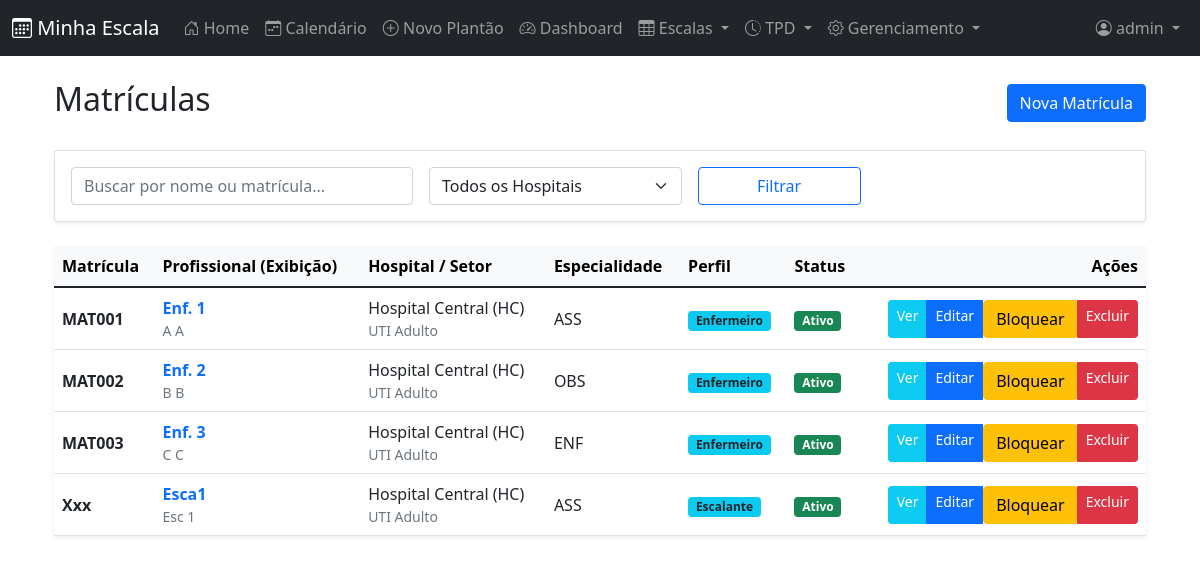
Page /matriculas/ (signed in) on the committed database.
### cal/models.py (models this page shows, shortened)
class Matricula(models.Model):
    user = models.OneToOneField(
        User,
        on_delete=models.CASCADE,
        related_name="matricula",
        null=True,
        blank=True
    )
    perfil = models.ForeignKey(PerfilUsuario, on_delete=models.SET_NULL, null=True, blank=True, related_name='matriculas_vinculadas')
    nome_completo = models.CharField(max_length=200)
    nome_exibicao = models.CharField(max_length=50, verbose_name="Nome de Exibição", default="")
    matricula = models.CharField(max_length=30, unique=True)
    coren = models.CharField(max_length=30, blank=True, null=True)
    hospital = models.ForeignKey(
        Hospital,
        on_delete=models.PROTECT,
        related_name="profissionais"
    )
    setor = models.ForeignKey(
        Setor,
        on_delete=models.PROTECT,
        related_name="profissionais",
        null=True,
        blank=True
    )
    especialidade = models.ForeignKey(
        Especialidade,
        on_delete=models.SET_NULL,
        related_name="profissionais",
        null=True,
        blank=True
    )
    carga_horaria_semanal = models.PositiveIntegerField(default=40)
    ativo = models.BooleanField(default=True)
    class Meta:
        ordering = ["nome_exibicao"]

class Especialidade(models.Model):
    nome = models.CharField(max_length=100, verbose_name="Especialidade")
    class Meta:
        verbose_name = "Especialidade"
        verbose_name_plural = "Especialidades"

class PerfilUsuario(models.Model):
    TIPO_USUARIO_CHOICES = [
        ('ADMIN', 'Administrador'),
        ('ESCALANTE', 'Escalante'),
        ('ENFERMEIRO', 'Enfermeiro'),
    ]
    user = models.OneToOneField(User, on_delete=models.CASCADE, related_name='cal_perfil')
    tipo = models.CharField(max_length=20, choices=TIPO_USUARIO_CHOICES, default='ENFERMEIRO')

### core/models.py (models this page shows, shortened)
class Hospital(models.Model):
    nome = models.CharField(max_length=150, unique=True)
    sigla = models.CharField(max_length=20, blank=True, null=True)

class Setor(models.Model):
    nome = models.CharField(max_length=100)
    hospital = models.ForeignKey(
        Hospital,
        on_delete=models.CASCADE,
        related_name="setores"
    )
    class Meta:
        unique_together = ("nome", "hospital")

### cal/views/matricula_views.py (the view)
# urls.py: path('matriculas/', matricula_views.matricula_list, name='matricula_list'),
@login_required
def matricula_list(request):
    exige_escalante_ou_admin(request.user)
    matriculas = _matriculas_visiveis(request.user).order_by('nome_exibicao')
    search = request.GET.get('search')
    hospital_id = request.GET.get('hospital')
    if search:
        matriculas = matriculas.filter(
            Q(matricula__icontains=search) |
            Q(nome_exibicao__icontains=search) |
            Q(nome_completo__icontains=search)
        )
    if hospital_id and is_admin(request.user):
        matriculas = matriculas.filter(hospital_id=hospital_id)
    hospitais = Hospital.objects.all() if is_admin(request.user) else Hospital.objects.none()
    paginator = Paginator(matriculas, 10)
    page_obj = paginator.get_page(request.GET.get('page'))
    return render(request, 'cal/matricula/list.html', {
        'page_obj': page_obj,
        'hospitais': hospitais,
        'search': search or '',
        'selected_hospital': hospital_id,
        'total_count': matriculas.count(),
    })

### cal/permissions.py (called while the page is built)
def get_perfil(user):
    return getattr(user, 'cal_perfil', None)

def is_admin(user):
    perfil = get_perfil(user)
    return user.is_staff or (perfil is not None and perfil.tipo == 'ADMIN')

def is_escalante_ou_admin(user):
    return is_admin(user) or is_escalante(user)

def exige_escalante_ou_admin(user):
    if not is_escalante_ou_admin(user):
        raise PermissionDenied

### cal/views/matricula_views.py (called while the page is built, shortened)
def _matriculas_visiveis(user):
    if is_admin(user):
        return Matricula.objects.all().select_related('user', 'perfil', 'hospital', 'setor')

### templates/cal/matricula/list.html (shortened to what this page needs)
{% extends 'base.html' %}
{% block content %}
<div class="container mt-4">
    <div class="d-flex justify-content-between align-items-center mb-4">
        <h2>Matrículas</h2>
        <a href="{% url 'cal:matricula_create' %}" class="btn btn-primary">Nova Matrícula</a>
    </div>
    <div class="card shadow-sm mb-4">
        <div class="card-body">
            <form method="get" class="row g-3">
                <div class="col-md-4">
                    <input type="text" name="search" class="form-control" placeholder="Buscar por nome ou matrícula..." value="{{ search }}">
                </div>
                <div class="col-md-3">
                    <select name="hospital" class="form-select">
                        <option value="">Todos os Hospitais</option>
                    </select>
                </div>
                <div class="col-md-2">
                    <button type="submit" class="btn btn-outline-primary w-100">Filtrar</button>
                </div>
            </form>
        </div>
    </div>
    <div class="card shadow-sm border-0">
        <div class="table-responsive">
            <table class="table table-hover align-middle mb-0">
                <thead class="table-light">
                    <tr>
                        <th>Matrícula</th>
                        <th>Profissional (Exibição)</th>
                        <th>Hospital / Setor</th>
                        <th>Especialidade</th>
                        <th>Perfil</th>
                        <th>Status</th>
                        <th class="text-end">Ações</th>
                    </tr>
                </thead>
                <tbody>
                    {% for m in page_obj %}
                    <tr>
                        <td><span class="fw-bold">{{ m.matricula }}</span></td>
                        <td>
                            <div class="fw-bold text-primary">{{ m.nome_exibicao }}</div>
                            <div class="small text-muted">{{ m.nome_completo }}</div>
                        </td>
                        <td>
                            <div>{{ m.hospital.nome }} ({{ m.hospital.sigla }})</div>
                            <div class="small text-muted">{{ m.setor.nome }}</div>
                        </td>
                        <td>
                            {% if m.especialidade %}
                                {{ m.especialidade.nome }}
                            {% else %}
                                <span class="text-muted small">Não informada</span>
                            {% endif %}
                        </td>
                        <td>
                            {% if m.perfil %}
                                <span class="badge bg-info text-dark">{{ m.perfil.get_tipo_display }}</span>
                            {% else %}
                                <span class="badge bg-secondary">Sem Perfil</span>
                            {% endif %}
                        </td>
                        <td>
                            {% if m.ativo %}
                                <span class="badge bg-success">Ativo</span>
                            {% else %}
                                <span class="badge bg-danger">Inativo</span>
                            {% endif %}
                        </td>
                        <td class="text-end">
                            <div class="btn-group btn-group-sm">
                                <a href="{% url 'cal:matricula_detail' m.pk %}" class="btn btn-info text-white" title="Ver Detalhes">Ver</a>
                                <a href="{% url 'cal:matricula_update' m.pk %}" class="btn btn-primary" title="Editar">Editar</a>
                                <form action="{% url 'cal:matricula_toggle_status' m.pk %}" method="post" style="display:inline;">
                                    <button type="submit" class="btn {% if m.ativo %}btn-warning{% else %}btn-success{% endif %}" title="{% if m.ativo %}Desativar{% else %}Ativar{% endif %}">
                                        {% if m.ativo %}Bloquear{% else %}Liberar{% endif %}
                                    </button>
                                </form>
                                <a href="{% url 'cal:matricula_delete' m.pk %}" class="btn btn-danger" title="Excluir">Excluir</a>
                            </div>
                        </td>
                    </tr>
                    {% empty %}
                    <tr>
                        <td colspan="7" class="text-center py-4 text-muted">Nenhuma matrícula encontrada.</td>
                    </tr>
                    {% endfor %}
                </tbody>
            </table>
        </div>
    </div>
</div>
{% endblock %}

### templates/navbar.html (shortened to what this page needs)
<nav class="navbar navbar-expand-md navbar-dark bg-dark">
    <div class="container-fluid">
        <a class="navbar-brand" href="{% url 'cal:home' %}"><i class="bi bi-calendar3"></i> Minha Escala</a>
        <div class="offcanvas offcanvas-end bg-dark text-white" tabindex="-1" id="offcanvasNavbar">
            <div class="offcanvas-body">
                <div class="navbar-nav me-auto">
                    <a class="nav-link" href="{% url 'cal:home' %}"><i class="bi bi-house-door"></i> Home</a>
                    {% if user.is_authenticated %}
                    <a class="nav-link" href="{% url 'cal:calendar' %}"><i class="bi bi-calendar-week"></i> Calendário</a>
                    <a class="nav-link" href="{% url 'cal:event_new' %}"><i class="bi bi-plus-circle"></i> Novo Plantão</a>
                    <a class="nav-link" href="{% url 'cal:dashboard' %}"><i class="bi bi-speedometer2"></i> Dashboard</a>
                    <div class="nav-item dropdown">
                        <a class="nav-link dropdown-toggle" href="#" id="escalaDropdown" role="button" data-bs-toggle="dropdown" aria-expanded="false">
                            <i class="bi bi-table"></i> Escalas
                        </a>
                    </div>
                    <div class="nav-item dropdown">
                        <a class="nav-link dropdown-toggle" href="#" id="tpdDropdown" role="button" data-bs-toggle="dropdown" aria-expanded="false">
                            <i class="bi bi-clock-history"></i> TPD
                        </a>
                    </div>
                    {% if user.is_staff %}
                    <div class="nav-item dropdown">
                        <a class="nav-link dropdown-toggle" href="#" id="adminDropdown" role="button" data-bs-toggle="dropdown" aria-expanded="false">
                            <i class="bi bi-gear"></i> Gerenciamento
                        </a>
                    </div>
                    {% endif %}
                    {% endif %}
                </div>
                <div class="navbar-nav">
                    {% if user.is_authenticated %}
                        <div class="nav-item dropdown">
                            <a class="nav-link dropdown-toggle" href="#" id="navbarDropdown" role="button" data-bs-toggle="dropdown" aria-expanded="false">
                                <i class="bi bi-person-circle"></i> {{ user.username }}
                            </a>
                        </div>
                    {% else %}
                        <a class="nav-link" href="{% url 'cal:login' %}">
                            <i class="bi bi-box-arrow-in-right"></i> Login
                        </a>
                    {% endif %}
                </div>
            </div>
        </div>
    </div>
</nav>

### rows in the picture
Matricula: matricula "MAT001", nome_exibicao "Enf. 1", nome_completo "A A", hospital.nome "Hospital Central", hospital.sigla "HC", setor.nome "UTI Adulto", especialidade.nome "ASS", perfil.tipo "Enfermeiro", ativo "Ativo"
Matricula: matricula "MAT002", nome_exibicao "Enf. 2", nome_completo "B B", hospital.nome "Hospital Central", hospital.sigla "HC", setor.nome "UTI Adulto", especialidade.nome "OBS", perfil.tipo "Enfermeiro", ativo "Ativo"
Matricula: matricula "MAT003", nome_exibicao "Enf. 3", nome_completo "C C", hospital.nome "Hospital Central", hospital.sigla "HC", setor.nome "UTI Adulto", especialidade.nome "ENF", perfil.tipo "Enfermeiro", ativo "Ativo"
Matricula: matricula "Xxx", nome_exibicao "Esca1", nome_completo "Esc 1", hospital.nome "Hospital Central", hospital.sigla "HC", setor.nome "UTI Adulto", especialidade.nome "ASS", perfil.tipo "Escalante", ativo "Ativo"

### other values in the picture
{{ user.username }} "admin"
